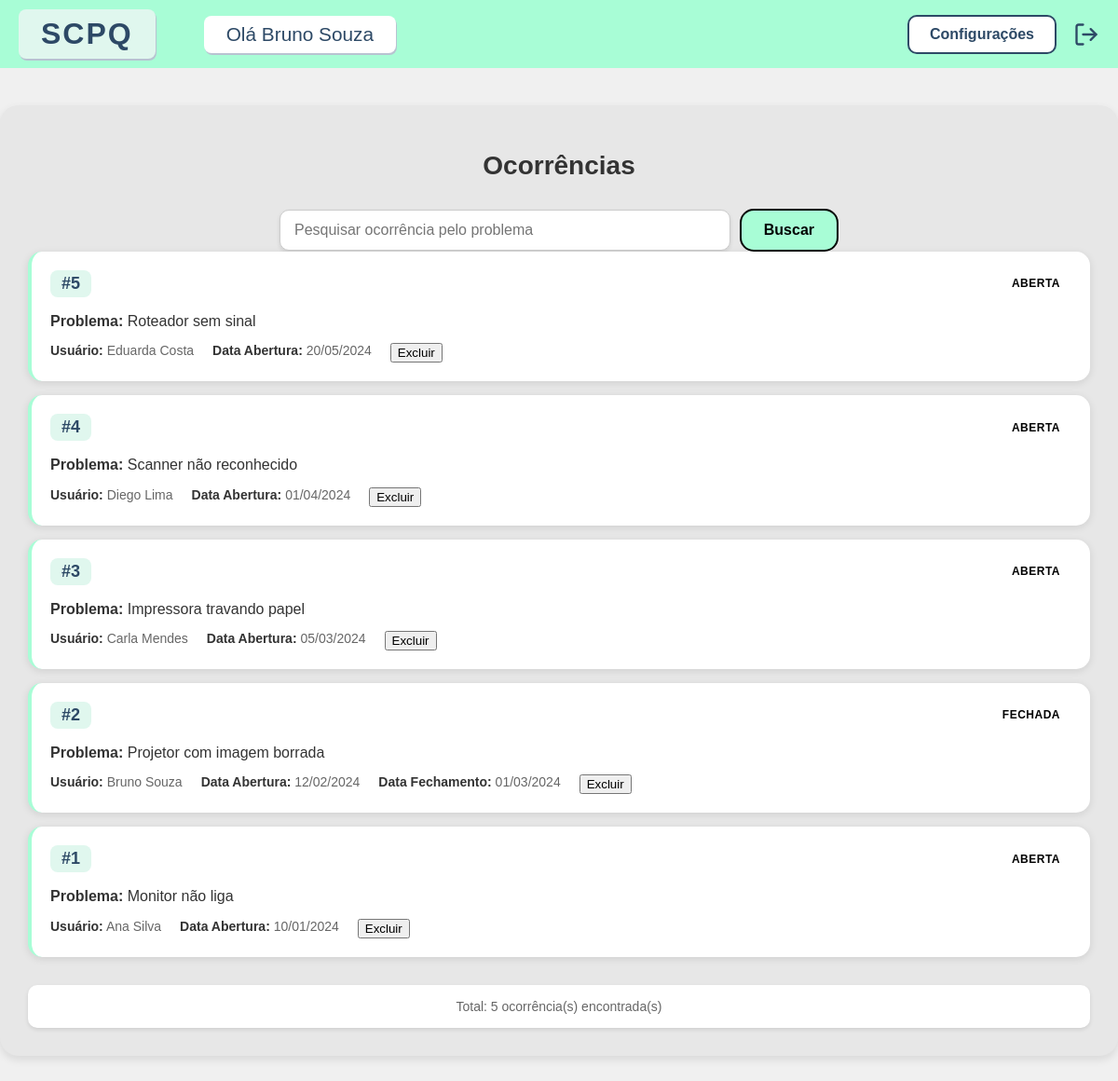
The app's page /funcionario/lista_todas (signed in) with its own data.
### models.py (models this page shows)
class Usuario(db.Model):
    __tablename__ = 'Usuario'
    cpf = db.Column(db.BigInteger, primary_key=True)
    nome = db.Column(db.String(100), nullable=False)
    email = db.Column(db.String(100), unique=True)
    senha = db.Column(db.String(100), nullable=False)
    funcionario = db.relationship(
        'Funcionario', backref='usuario', uselist=False, cascade='all, delete'
    )
    docente = db.relationship(
        'Docente', backref='usuario', uselist=False, cascade='all, delete'
    )
    discente = db.relationship(
        'Discente', backref='usuario', uselist=False, cascade='all, delete'
    )
    ocorrencias = db.relationship(
        'Ocorrencia', backref='usuario', cascade='all, delete'
    )

class Ocorrencia(db.Model):
    __tablename__ = 'Ocorrencia'
    id = db.Column(db.Integer, primary_key=True, autoincrement=True)
    problema = db.Column(db.String(255))
    data_abertura = db.Column(db.Date)
    data_fechamento = db.Column(db.Date)
    id_usuario = db.Column(
        db.BigInteger, db.ForeignKey('Usuario.cpf', ondelete='CASCADE'), nullable=False
    )
    manutencoes = db.relationship(
        'Manutencao', backref='ocorrencia', cascade='all, delete'
    )

### blueprints/funcionario.py (the view)
@funcionario.route('/lista_todas', methods=['GET'])
def todas_ocorrencias():
    if 'nome' not in session:
        return redirect(url_for('funcionario.login'))
    ocorrencias = OcorrenciaProcedures.listar_todas()
    return render_template('consultar/ocorrencia.html',
                          ocorrencias=ocorrencias,
                          nome=session.get('nome'), tipo_usuario='funcionario')

### helpers.py (called while the page is built)
    @staticmethod
    def listar_todas():
        from app import db
        """
        Procedure 4: Listar todas as ocorrências (sem filtro)
        """
        try:
            return db.session.query(
                Ocorrencia.id,
                Ocorrencia.problema,
                Ocorrencia.data_abertura,
                Ocorrencia.data_fechamento,
                Usuario.nome.label('nome_usuario')
            ).join(Usuario, Ocorrencia.id_usuario == Usuario.cpf)\
             .order_by(Ocorrencia.data_abertura.desc())\
             .all()
        except Exception as e:
            print(f"Erro ao listar todas as ocorrências: {e}")
            return []

### templates/consultar/ocorrencia.html (shortened to what this page needs)
<!DOCTYPE html>
<html lang="pt">
<head>
    <link rel="stylesheet" href="{{ url_for('static', filename='css/consulta_ocorrencia.css') }}">
</head>
<body>
    <header class="header">
        <div class="header-left">
            <span class="scpq-text">SCPQ</span>
            <span class="greeting">Olá {{ nome }}</span>
        </div>
        <div class="header-right">
            <button class="settings-btn">Configurações</button>
            <a href="/logout" class="logout-icon" title="Logout">
                <svg width="28" height="28" viewBox="0 0 24 24" fill="none" stroke="#2d4966" stroke-width="2" stroke-linecap="round" stroke-linejoin="round">
                    <path d="M9 21H5a2 2 0 0 1-2-2V5a2 2 0 0 1 2-2h4"></path>
                    <polyline points="16 17 21 12 16 7"></polyline>
                    <line x1="21" y1="12" x2="9" y2="12"></line>
                </svg>
            </a>
        </div>
    </header>
    <main class="container">
        <h1>Ocorrências</h1>
        {% if (usuario == 'funcionario')   %}
            <form method="POST" action="{{ url_for('funcionario.buscar') }}" class="search-form">
                <div class="search-container">
                    <input type="hidden" name="tipo_filtro" value="problema">
                    <input type="text" name="valor_filtro" placeholder="Pesquisar ocorrência pelo problema" class="search-input">
                    <button type="submit" class="search-btn">Buscar</button>
                </div>
            </form>
            <div class="filters-section">
                <form method="POST" action="{{ url_for('funcionario.buscar') }}" class="filters-form">
                    <div class="filter-group">
                        <label for="tipo_filtro">Tipo de Filtro:</label>
                        <select name="tipo_filtro" id="tipo_filtro">
                            <option value="usuario">Buscar por Usuário</option>
                            <option value="id">Buscar por ID</option>
                        </select>
                    </div>
                    <div class="filter-group">
                        <label for="valor_filtro">Valor:</label>
                        <input type="text" name="valor_filtro" id="valor_filtro" placeholder="Digite o valor para buscar...">
                    </div>
                    <div class="filter-buttons">
                        <button type="submit" class="filter-btn">Aplicar Filtro</button>
                        <a href="{{ url_for('funcionario.todas_ocorrencias') }}" class="clear-btn">Limpar</a>
                    </div>
                </form>
            </div>
        {% else %}
                <div class="search-container">
                    <input type="text" name="valor_filtro" placeholder="Pesquisar ocorrência pelo problema" class="search-input">
                    <button type="submit" class="search-btn">Buscar</button>
                </div>
        {% endif %}
        <div class="occurrences-list">
            {% if ocorrencias %}
                {% for ocorrencia in ocorrencias %}
                <div class="occurrence-card">
                    <div class="occurrence-header">
                        <div class="occurrence-id">#{{ ocorrencia.id }}</div>
                        <div class="occurrence-status status-{{ 'aberta' if not ocorrencia.data_fechamento else 'fechada' }}">
                            {{ 'Aberta' if not ocorrencia.data_fechamento else 'Fechada' }}
                        </div>
                    </div>
                    <div class="occurrence-info">
                        <div class="occurrence-description">
                            <strong>Problema:</strong> {{ ocorrencia.problema or 'Não informado' }}
                        </div>
                        <div class="occurrence-details">
                            <div class="detail-item">
                                <strong>Usuário:</strong> {{ ocorrencia.nome_usuario }}
                            </div>
                            <div class="detail-item">
                                <strong>Data Abertura:</strong> {{ ocorrencia.data_abertura.strftime('%d/%m/%Y') if ocorrencia.data_abertura else 'N/A' }}
                            </div>
                            {% if ocorrencia.data_fechamento %}
                            <div class="detail-item">
                                <strong>Data Fechamento:</strong> {{ ocorrencia.data_fechamento.strftime('%d/%m/%Y') }}
                            </div>
                            {% endif %}
                            <form action="{{ url_for('excluir_ocorrencia', id_ocorrencia=ocorrencia.id) }}" method="POST" onsubmit="return confirm('Tem certeza que deseja excluir esta ocorrência?');">
                                <button type="submit" class="delete-button">Excluir</button>
                            </form>
                        </div>
                    </div>
                </div>
                {% endfor %}
            {% else %}
                <div class="no-occurrences">
                    <p>Nenhuma ocorrência encontrada.</p>
                </div>
            {% endif %}
        </div>
        <div class="results-count">
            <p>Total: {{ ocorrencias|length }} ocorrência(s) encontrada(s)</p>
        </div>
    </main>
</body>
</html>

### static/css/consulta_ocorrencia.css (style rules this page uses)
body { margin: 0; font-family: 'Arial', sans-serif; background-color: #f0f0f0; }
.header { background-color: #a8fdd6; padding: 10px 20px; display: flex; justify-content: space-between; align-items: center; }
.header-left { display: flex; align-items: center; gap: 32px; }
.scpq-text { font-size: 2rem; font-weight: bold; color: #2d4966; letter-spacing: 2px; background: #e0f7ee; padding: 8px 24px; border-radius: 8px; box-shadow: 1px 2px 0 #b8c3d1; }
.greeting { font-size: 1.3rem; color: #2d4966; font-weight: 500; background: #fff; padding: 8px 24px; border-radius: 8px; margin-left: 20px; margin-right: 20px; box-shadow: 1px 2px 0 #b8c3d1; }
.header-right { display: flex; align-items: center; gap: 18px; }
.settings-btn { padding: 10px 22px; border-radius: 10px; border: 2px solid #2d4966; background: #fff; color: #2d4966; font-size: 1rem; font-weight: bold; cursor: pointer; transition: background 0.2s, color 0.2s; }
.logout-icon { display: flex; align-items: center; cursor: pointer; text-decoration: none; }
.container { background-color: #e7e7e7; margin: 40px auto; padding: 30px; max-width: 1200px; border-radius: 20px; box-shadow: 0px 4px 10px rgba(0,0,0,0.1); }
h1 { font-size: 28px; margin-bottom: 30px; text-align: center; color: #333; font-weight: 600; }
.search-container { display: flex; gap: 10px; align-items: center; justify-content: center; max-width: 600px; margin: 0 auto; }
.search-input { flex: 1; padding: 12px 15px; font-size: 16px; border-radius: 10px; border: 1px solid #ccc; box-shadow: 0 2px 4px rgba(0,0,0,0.1); background-color: #fff; box-sizing: border-box; }
.search-btn { background-color: #a8fdd6; padding: 12px 24px; font-size: 16px; border: 2px solid #000; border-radius: 15px; cursor: pointer; transition: background-color 0.3s; font-weight: bold; white-space: nowrap; }
.occurrences-list { display: flex; flex-direction: column; gap: 15px; margin-bottom: 30px; }
.occurrence-card { background-color: #fff; border-radius: 15px; padding: 20px; box-shadow: 0 2px 8px rgba(0,0,0,0.1); border-left: 4px solid #a8fdd6; transition: transform 0.2s, box-shadow 0.2s; }
.occurrence-header { display: flex; justify-content: space-between; align-items: center; margin-bottom: 15px; }
.occurrence-id { font-size: 18px; font-weight: bold; color: #2d4966; background-color: #e0f7ee; padding: 4px 12px; border-radius: 8px; }
.occurrence-status { padding: 4px 12px; border-radius: 12px; font-size: 12px; font-weight: bold; text-transform: uppercase; letter-spacing: 0.5px; }
.occurrence-info { display: flex; flex-direction: column; gap: 12px; }
.occurrence-description { font-size: 16px; color: #333; line-height: 1.4; }
.occurrence-details { display: flex; gap: 20px; flex-wrap: wrap; }
.detail-item { font-size: 14px; color: #666; }
.detail-item strong { color: #333; }
.results-count { text-align: center; padding: 15px; background-color: #fff; border-radius: 10px; box-shadow: 0 2px 4px rgba(0,0,0,0.1); }
.results-count p { margin: 0; font-size: 14px; color: #666; font-weight: 500; }

### records on screen
Usuario: nome "Bruno Souza"
Ocorrencia: id "5", data_fechamento "ABERTA", problema "Roteador sem sinal", nome_usuario "Eduarda Costa", data_abertura "20/05/2024"
Ocorrencia: id "4", data_fechamento "ABERTA", problema "Scanner não reconhecido", nome_usuario "Diego Lima", data_abertura "01/04/2024"
Ocorrencia: id "3", data_fechamento "ABERTA", problema "Impressora travando papel", nome_usuario "Carla Mendes", data_abertura "05/03/2024"
Ocorrencia: id "2", data_fechamento "FECHADA", problema "Projetor com imagem borrada", nome_usuario "Bruno Souza", data_abertura "12/02/2024", data_fechamento "01/03/2024"
Ocorrencia: id "1", data_fechamento "ABERTA", problema "Monitor não liga", nome_usuario "Ana Silva", data_abertura "10/01/2024"

### other values on screen
{{ ocorrencias|length }} "5"
